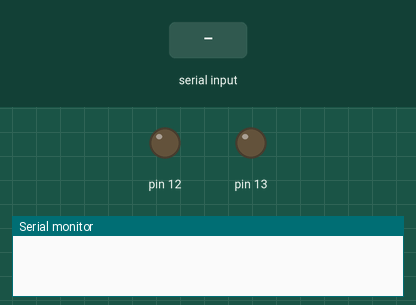
The sketch below on a simulated Arduino Uno, built with avr-gcc and run on an emulated ATmega328P. Parts: output pins drawn as LEDs (lit = HIGH), the last lines printed to the serial monitor. The test bench sets the inputs (shaded band).

Above: at 1.2 s.
1.3 s: "on1" received over Serial
At 2.0 s:
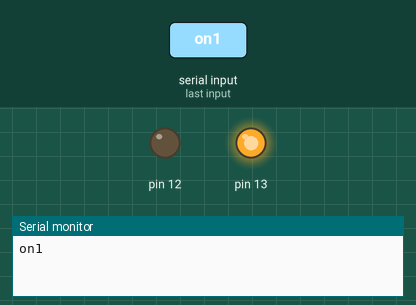
2.8 s: "on2" received over Serial
At 3.2 s:
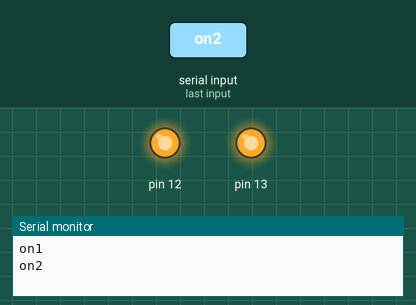
4.3 s: "off" received over Serial
At 5.5 s:
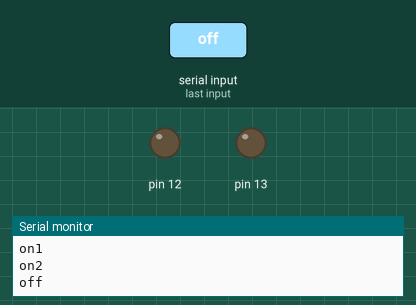
5.8 s: "on2" received over Serial
At 6.6 s:
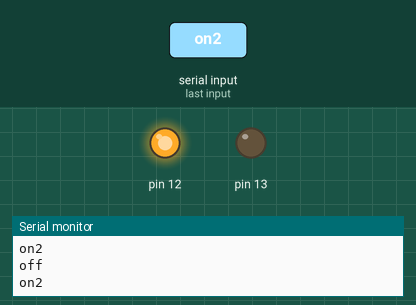
7.3 s: "on22" received over Serial
At 8.1 s:
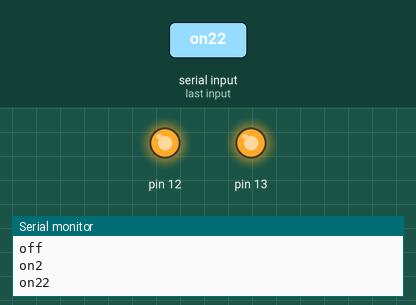
Timing chart, 0 to 9.8 s (numbered marks = the images above; inputs shaded):
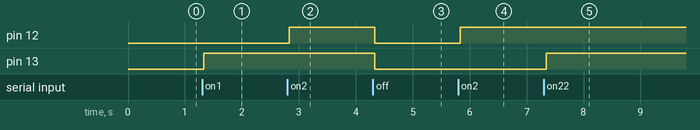

The sketch:

control_led_android_via_bluethoot.ino
```cpp
String voice;
void setup() {
  pinMode(13, OUTPUT);
  pinMode(12, OUTPUT);
  Serial.begin(9600);
}
void loop() {
  while (Serial.available())
  {
    delay(10);
    char c = Serial.read();
    voice += c;
  }
  if (voice.length() > 0)
  {
    Serial.println(voice);
    if (voice == "on1")
    {
      digitalWrite(13, HIGH);
    }
    if (voice == "on2")
    {
      digitalWrite(12, HIGH);
    }
    if (voice == "on22")
    {
      digitalWrite(13, HIGH);
      digitalWrite(12, HIGH);
    }
    if (voice == "off")
    {
      digitalWrite(13, LOW);
      digitalWrite(12, LOW);
    }
    voice = "";
  }
}
```

Measured:
- after the input at 1.3 s, pin 13: LOW → HIGH at once
- after the input at 2.8 s, pin 12: LOW → HIGH at once
- after the input at 4.3 s, pin 12, pin 13: HIGH → LOW at once
- after the input at 5.8 s, pin 12: LOW → HIGH at once
- after the input at 7.3 s, pin 13: LOW → HIGH at once
